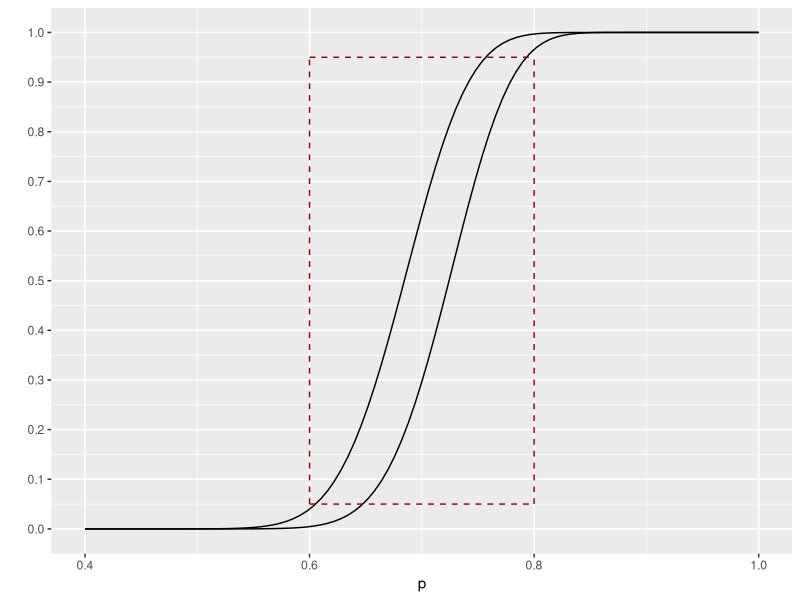

This chart was generated by the following R code:
## ---- chunk 1
knitr::opts_chunk$set(echo = TRUE)
library(ggplot2)
## ---- chunk 2
alpha_0.6_m <- function(m){
  1-pbinom(m-1,100,0.6)
}

##ggplot()+
  ##stat_function(fun = alpha_0.6_m)+
  ##xlim(1,100)

for (i in 1:100) {
  m <- 1
  if(alpha_0.6_m(m)>0.05){
    m <- i+1
  }
  if(alpha_0.6_m(m)<0.05){
    print(m)
    break
  }
}

alpha_0.8_m <- function(m){
  1-pbinom(m-1,100,0.8)
}

##ggplot()+
  ##stat_function(fun = alpha_0.8_m)+
  ##xlim(1,100)

for (i in 1:100) {
  m <- 1
  if(alpha_0.8_m(m)>0.95){
    m <- i+1
  }
  if(alpha_0.8_m(m)<0.95){
    print(m-1)
    break
  }
}
## ---- chunk 3
# Replicate

# define function for m=69 
alpha_p_69 <- function(p){
  1-pbinom(68,100,p)
}

# define function for m=73 
alpha_p_73 <- function(p){
  1-pbinom(72,100,p)
}

# plot
ggplot()+
  stat_function(fun = alpha_p_69)+
  xlim(.4,1)+
  stat_function(fun = alpha_p_73)+
  xlim(.4,1)+
  scale_y_continuous(breaks=seq(0, 1, 0.1))+
  geom_segment(aes(x=.6,xend=.8,y=.95,yend=.95),colour="#990000", linetype="dashed")+
  geom_segment(aes(x=.6,xend=.8,y=.05,yend=.05),colour="#990000", linetype="dashed")+
  geom_segment(aes(x=.6,xend=.6,y=.05,yend=.95),colour="#990000", linetype="dashed")+
  geom_segment(aes(x=.8,xend=.8,y=.05,yend=.95),colour="#990000", linetype="dashed")+
  xlab("p")+
  ylab(" ")

  
